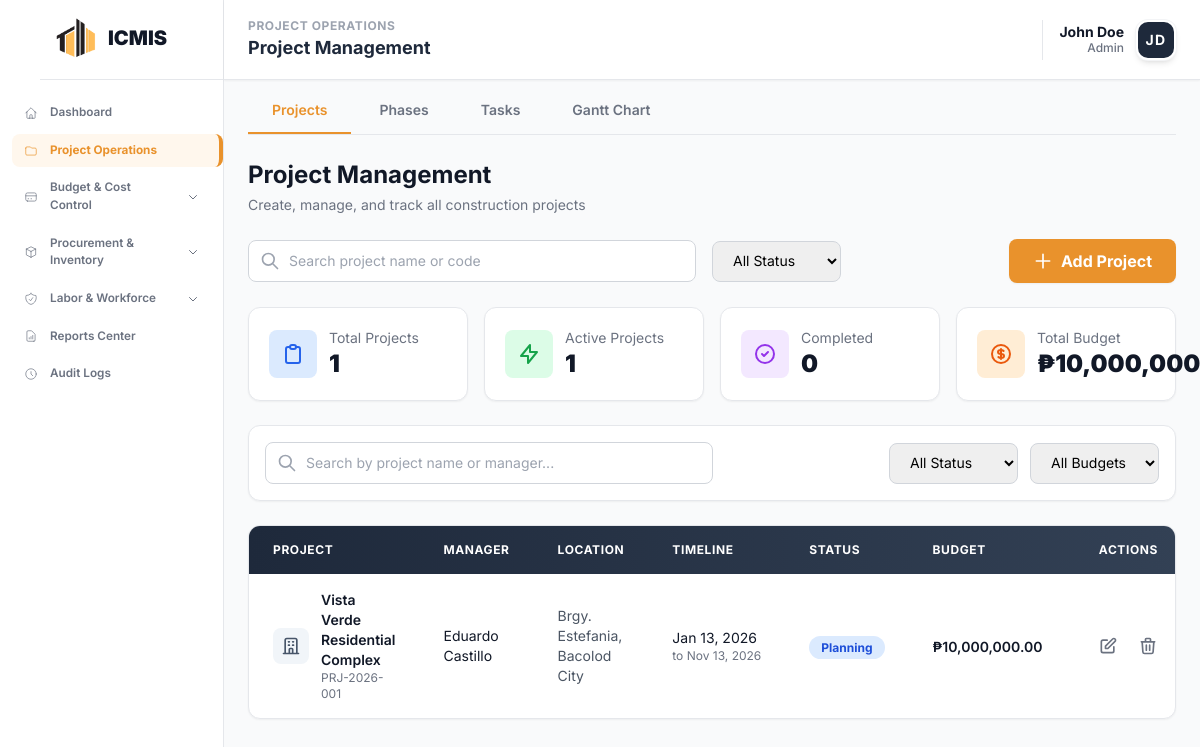
Screenshot of /modules/project/projects.php (signed in) with the database file from the repository.
### tables this page shows
CREATE TABLE `icmis_projects` (
  `project_id` int NOT NULL,
  `project_code` varchar(20) NOT NULL,
  `project_name` varchar(255) NOT NULL,
  `description` text,
  `location` varchar(255) DEFAULT NULL,
  `status` enum('Planning','In Progress','Active','On Hold','Completed','Cancelled') DEFAULT 'Planning',
  `start_date` date DEFAULT NULL,
  `end_date` date DEFAULT NULL,
  `completion_rate` decimal(5,2) DEFAULT '0.00',
  `project_manager_id` int DEFAULT NULL,
  `total_budget` decimal(15,2) DEFAULT '0.00'
);

### modules/project/projects.php (the view, shortened to what the rows shown need)
<?php
require_once __DIR__ . '/../../config/database.php';
$sql = "SELECT p.*, CONCAT(e.first_name, ' ', e.last_name) AS manager_name
    FROM icmis_projects p
    LEFT JOIN workforce_employees e ON p.project_manager_id = e.employee_id
    ORDER BY p.project_id DESC";
$result = $conn->query($sql);
$projects = [];
$totalProjects = 0;
$activeCount = 0;
$completedCount = 0;
$totalBudget = 0;
if ($result && $result->num_rows > 0) {
    while ($row = $result->fetch_assoc()) {
        $projects[] = $row;
        $totalProjects++;
        $totalBudget += floatval($row['total_budget'] ?? 0);
        $status = strtolower($row['status'] ?? '');
        if ($status === 'planning' || $status === 'in progress' || $status === 'active') $activeCount++;
    }
}
?>
<!DOCTYPE html>
<html lang="en">
<head>
    <?php include __DIR__ . '/../../includes/head_assets.php'; ?>
</head>
<body class="bg-gray-50">
    <?php
        include __DIR__ . '/../../includes/sidebar.php';
    ?>
    <main class="ml-56 mt-16 p-6 transition-all duration-300 animate-fade-in">
        <div class="max-w-7xl mx-auto">
        <div class="flex items-center justify-between mb-6">
            <div>
                <h1 class="text-2xl text-gray-900 font-bold">Project Management</h1>
            </div>
        </div>
        <div class="grid grid-cols-1 md:grid-cols-2 lg:grid-cols-4 gap-4 mb-6">
            <div class="bg-white rounded-xl border border-gray-200 shadow-sm p-5">
                <div class="flex items-center gap-3">
                    <div>
                        <h2 id="statTotalProjects" class="text-2xl font-black text-gray-900"><?php echo $totalProjects; ?></h2>
                    </div>
                </div>
            </div>
            <div class="bg-white rounded-xl border border-gray-200 shadow-sm p-5">
                <div class="flex items-center gap-3">
                    <div>
                        <h2 id="statActiveProjects" class="text-2xl font-black text-gray-900"><?php echo $activeCount; ?></h2>
                    </div>
                </div>
            </div>
            <div class="bg-white rounded-xl border border-gray-200 shadow-sm p-5">
                <div class="flex items-center gap-3">
                    <div>
                         <h2 id="statCompletedProjects" class="text-2xl font-black text-gray-900"><?php echo $completedCount; ?></h2>
                    </div>
                </div>
            </div>
            <div class="bg-white rounded-xl border border-gray-200 shadow-sm p-5">
                <div class="flex items-center gap-3">
                    <div>
                         <h2 id="statTotalBudget" class="text-2xl font-black text-gray-900">₱<?php echo number_format($totalBudget, 0); ?></h2>
                    </div>
                </div>
            </div>
        </div>
        <div id="projectsTableContainer">
            <?php if (empty($projects)): ?>
            <div class="bg-white rounded-xl border border-gray-200 shadow-sm p-12">
                <div class="max-w-md mx-auto text-center">
                    <div class="flex justify-center mb-6">
                        <div class="bg-orange-50 rounded-full p-6">
                            <svg class="w-16 h-16 text-[#e9922c]" fill="none" stroke="currentColor" viewBox="0 0 24 24">
                                <path stroke-linecap="round" stroke-linejoin="round" stroke-width="1.5" d="M19 21V5a2 2 0 00-2-2H7a2 2 0 00-2 2v16m14 0h2m-2 0h-5m-9 0H3m2 0h5M9 7h1m-1 4h1m4-4h1m-1 4h1m-5 10v-5a1 1 0 011-1h2a1 1 0 011 1v5m-4 0h4" />
                            </svg>
                        </div>
                    </div>
                    <h2 class="text-xl text-gray-900 font-bold mb-3">No Projects Yet</h2>
                    <p class="text-gray-500 mb-8 leading-relaxed">
                        Get started by creating your first project. You can manage construction projects,
                        assign managers, and track budgets all in one place.
                    </p>
                    <button onclick="document.getElementById('addProjectBtn').click()" class="inline-flex items-center gap-2 bg-[#e9922c] text-white px-6 py-3 rounded-lg hover:bg-[#d17f1f] transition-all duration-200 shadow-md hover:shadow-lg font-medium">
                        <svg class="w-5 h-5" fill="none" stroke="currentColor" viewBox="0 0 24 24">
                            <path stroke-linecap="round" stroke-linejoin="round" stroke-width="2" d="M12 4v16m8-8H4" />
                        </svg>
                        Create Your First Project
                    </button>
                </div>
            </div>
            <?php else: ?>
            <div class="bg-white rounded-xl border border-gray-200 shadow-sm overflow-hidden">
                <div class="overflow-x-auto">
                    <table class="w-full" id="generalTable">
                        <thead>
                            <tr class="bg-gradient-to-r from-slate-800 to-slate-700">
                                <th class="px-6 py-4 text-left text-xs font-bold text-white uppercase tracking-wider">Project</th>
                                <th class="px-6 py-4 text-left text-xs font-bold text-white uppercase tracking-wider">Manager</th>
                                <th class="px-6 py-4 text-left text-xs font-bold text-white uppercase tracking-wider">Location</th>
                                <th class="px-6 py-4 text-left text-xs font-bold text-white uppercase tracking-wider">Timeline</th>
                                <th class="px-6 py-4 text-left text-xs font-bold text-white uppercase tracking-wider">Status</th>
                                <th class="px-6 py-4 text-left text-xs font-bold text-white uppercase tracking-wider">Budget</th>
                                <th class="px-6 py-4 text-center text-xs font-bold text-white uppercase tracking-wider">Actions</th>
                            </tr>
                        </thead>
                        <tbody class="divide-y divide-gray-200" id="projectsTableBody">
                            <?php foreach ($projects as $project): ?>
                            <tr class="hover:bg-gray-50 transition-colors duration-150 project-row"
                                data-status="<?php echo strtolower($project['status'] ?? ''); ?>"
                                data-budget="<?php echo floatval($project['total_budget'] ?? 0); ?>"
                                data-name="<?php echo strtolower($project['project_name'] ?? ''); ?>"
                                data-manager="<?php echo strtolower($project['manager_name'] ?? ''); ?>">
                                <td class="px-6 py-4">
                                    <div class="flex items-center gap-3">
                                        <div class="bg-slate-100 rounded-lg p-2">
                                            <svg class="w-5 h-5 text-slate-600" fill="none" stroke="currentColor" viewBox="0 0 24 24">
                                                <path stroke-linecap="round" stroke-linejoin="round" stroke-width="2" d="M19 21V5a2 2 0 00-2-2H7a2 2 0 00-2 2v16m14 0h2m-2 0h-5m-9 0H3m2 0h5M9 7h1m-1 4h1m4-4h1m-1 4h1m-5 10v-5a1 1 0 011-1h2a1 1 0 011 1v5m-4 0h4" />
                                            </svg>
                                        </div>
                                        <div>
                                            <div class="text-sm font-semibold text-gray-900"><?php echo htmlspecialchars($project['project_name']); ?></div>
                                            <div class="text-xs text-gray-500"><?php echo htmlspecialchars($project['project_code'] ?? ''); ?></div>
                                        </div>
                                    </div>
                                </td>
                                <td class="px-6 py-4">
                                    <div class="text-sm text-gray-900"><?php echo htmlspecialchars($project['manager_name'] ?? '-'); ?></div>
                                </td>
                                <td class="px-6 py-4">
                                    <div class="text-sm text-gray-600"><?php echo htmlspecialchars($project['location'] ?? '-'); ?></div>
                                </td>
                                <td class="px-6 py-4 whitespace-nowrap">
                                    <div class="text-sm text-gray-900"><?php echo !empty($project['start_date']) ? date('M d, Y', strtotime($project['start_date'])) : '-'; ?></div>
                                    <?php if (!empty($project['end_date'])): ?>
                                    <div class="text-xs text-gray-500">to <?php echo date('M d, Y', strtotime($project['end_date'])); ?></div>
                                    <?php endif; ?>
                                </td>
                                <td class="px-6 py-4 whitespace-nowrap">
                                    <?php
                                        $statusClass = match(strtolower($project['status'] ?? '')) {
                                            'planning' => 'bg-blue-100 text-blue-700',
                                            'in progress', 'active' => 'bg-green-100 text-green-700',
                                            'on hold' => 'bg-yellow-100 text-yellow-700',
                                            'completed' => 'bg-purple-100 text-purple-700',
                                            'cancelled' => 'bg-red-100 text-red-700',
                                            default => 'bg-gray-100 text-gray-700'
                                        };
                                    ?>
                                    <span class="px-3 py-1 text-xs font-bold rounded-full <?php echo $statusClass; ?>">
                                        <?php echo htmlspecialchars($project['status'] ?? 'Unknown'); ?>
                                    </span>
                                </td>
                                <td class="px-6 py-4 whitespace-nowrap">
                                    <span class="text-sm font-semibold text-gray-900">₱<?php echo number_format($project['total_budget'] ?? 0, 2); ?></span>
                                </td>
                                <td class="px-6 py-4 whitespace-nowrap text-center">
                                    <div class="flex items-center justify-center gap-1">
                                        <button class="edit-btn text-gray-500 p-2 rounded-lg hover:text-green-600 hover:bg-green-50 transition-colors duration-200"
                                                data-id="<?php echo $project['project_id']; ?>" title="Edit">
                                            <svg class="w-5 h-5" fill="none" stroke="currentColor" viewBox="0 0 24 24">
                                                <path stroke-linecap="round" stroke-linejoin="round" stroke-width="2" d="M11 5H6a2 2 0 00-2 2v11a2 2 0 002 2h11a2 2 0 002-2v-5m-1.414-9.414a2 2 0 112.828 2.828L11.828 15H9v-2.828l8.586-8.586z" />
                                            </svg>
                                        </button>
                                        <button class="delete-btn text-gray-500 p-2 rounded-lg hover:text-red-600 hover:bg-red-50 transition-colors duration-200"
                                                data-id="<?php echo $project['project_id']; ?>"
                                                data-name="<?php echo htmlspecialchars($project['project_name'], ENT_QUOTES); ?>" title="Delete">
                                            <svg class="w-5 h-5" fill="none" stroke="currentColor" viewBox="0 0 24 24">
                                                <path stroke-linecap="round" stroke-linejoin="round" stroke-width="2" d="M19 7l-.867 12.142A2 2 0 0116.138 21H7.862a2 2 0 01-1.995-1.858L5 7m5 4v6m4-6v6m1-10V4a1 1 0 00-1-1h-4a1 1 0 00-1 1v3M4 7h16" />
                                            </svg>
                                        </button>
                                    </div>
                                </td>
                            </tr>
                            <?php endforeach; ?>
                        </tbody>
                    </table>
                </div>
            </div>
            <?php endif; ?>
        </div>
    </main>
</body>
</html>

### rows the page displays
icmis_projects: project_name "Vista Verde Residential Complex", project_code "PRJ-2026-001", manager_name "Eduardo Castillo", location "Brgy. Estefania, Bacolod City", start_date "Jan 13, 2026", end_date "Nov 13, 2026", status "Planning", total_budget "10,000,000.00"

### other values shown
$pageSection "PROJECT OPERATIONS"
$pageTitle "Project Management"
$userName "John Doe"
$userRole "Admin"
$userInitials "JD"
$totalProjects "1"
$activeCount "1"
$completedCount "0"
$totalBudget "10,000,000"
